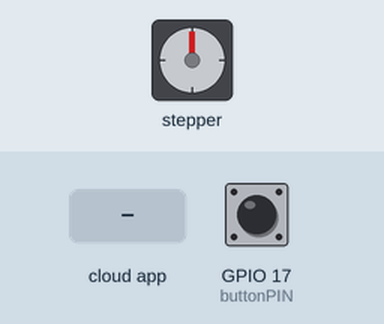
Recording of a sketch running on a simulated ESP32. On the bench: stepper motor. The test bench sets the inputs (shaded band); at power-on: GPIO 17 (buttonPIN) HIGH. Stepper angles assume 2050 steps per turn.

Above: at 1.2 s.
1.3 s: GPIO 17 (buttonPIN) pulled LOW for 0.15 s
At 2.06 s:
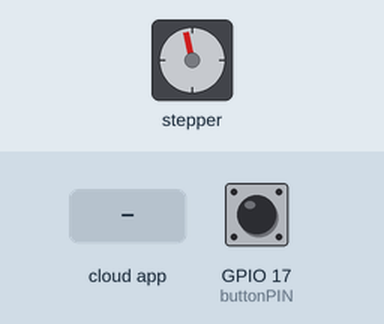
At 2.97 s:
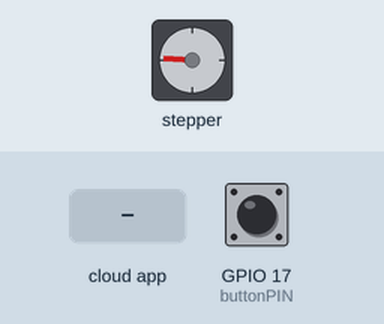
4.3 s: the phone or cloud app sets dispense to 1
At 4.79 s:
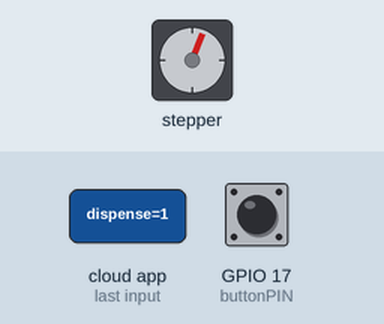
7.3 s: GPIO 17 (buttonPIN) pulled LOW for 3.2 s
12.0 s: the phone or cloud app sets dispense to 1
Timing chart, 0 to 16.0 s (numbered marks = the images above; inputs shaded):
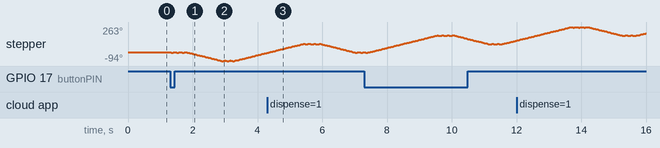

The sketch:

esp32_feedingmachine.ino
```cpp
#include <WiFiClientSecure.h>
#include <ThingerESP32.h>
#include <Stepper.h>

#define USERNAME "<username>"
#define DEVICE_ID "<device_id>"
#define DEVICE_CREDENTIAL "<device_credential>"
#define SSID "<ssid>"
#define SSID_PASSWORD "<password>"
#define DHTPIN 16 //ensure the correct data pin

const int stepsPerRevolution = 2050; // change this to fit the number of steps per revolution
const int buttonPIN=17;

// initialize the stepper library on pins 15,2,0,4
Stepper myStepper(stepsPerRevolution, 16,21,18,22);
ThingerESP32 thing(USERNAME, DEVICE_ID, DEVICE_CREDENTIAL);

int stepCount = 0; // number of steps the motor has taken

void setup() {
 myStepper.setSpeed(14);
 pinMode(buttonPIN, INPUT_PULLUP);
 thing.add_wifi(SSID, SSID_PASSWORD);
 thing["dispense"] <<  [](pson& in){ bool disp=in; if(disp) dispense(); };
}

void dispense() {
// step one step:
vibrate(3);
myStepper.step(-500);
vibrate(3);
myStepper.step(1000);
}

void vibrate(int times)
{
  for(int i;i<times;i++)
  {
    myStepper.step(-35);
    delay(10);
    myStepper.step(35);
    delay(10);
  }
}

void loop() {
    thing.handle();
    if(digitalRead(buttonPIN)==0) {
      dispense();
    }
}
```
